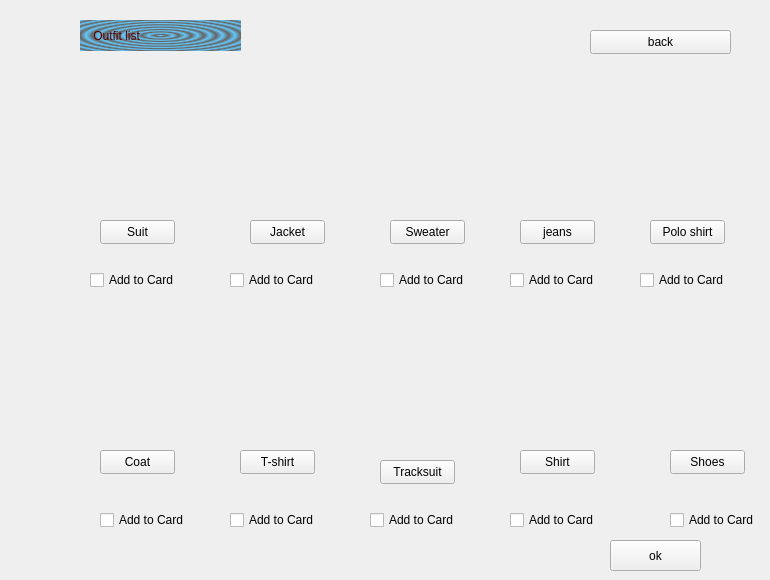
    <widget class="QWidget" name="outfitlist">
     <widget class="QLabel" name="label_9">
      <property name="geometry">
       <rect>
        <x>80</x>
        <y>20</y>
        <width>161</width>
        <height>31</height>
       </rect>
      </property>
      <property name="styleSheet">
       <string notr="true">background-color: qradialgradient(spread:repeat, cx:0.5, cy:0.5, radius:0.077, fx:0.5, fy:0.5, stop:0 rgba(0, 169, 255, 147), stop:0.497326 rgba(0, 0, 0, 147), stop:1 rgba(0, 169, 255, 147));
color: rgb(85, 0, 0);
font: 700 16pt &quot;Segoe UI&quot;;</string>
      </property>
      <property name="text">
       <string>    Outfit list</string>
      </property>
     </widget>
     <widget class="QPushButton" name="suit">
      <property name="geometry">
       <rect>
        <x>100</x>
        <y>220</y>
        <width>75</width>
        <height>24</height>
       </rect>
      </property>
      <property name="styleSheet">
       <string notr="true">background-color: qlineargradient(spread:pad, x1:0, y1:0, x2:1, y2:0, stop:0 rgba(245, 224, 176, 255), stop:0.09 rgba(246, 189, 237, 255), stop:0.14 rgba(194, 207, 246, 255), stop:0.19 rgba(184, 160, 168, 255), stop:0.25 rgba(171, 186, 248, 255), stop:0.32 rgba(243, 248, 224, 255), stop:0.385 rgba(249, 162, 183, 255), stop:0.47 rgba(100, 115, 124, 255), stop:0.58 rgba(251, 205, 202, 255), stop:0.65 rgba(170, 128, 185, 255), stop:0.75 rgba(252, 222, 204, 255), stop:0.805 rgba(206, 122, 218, 255), stop:0.86 rgba(254, 223, 175, 255), stop:0.91 rgba(254, 236, 244, 255), stop:1 rgba(255, 191, 221, 255));
font: 700 9pt &quot;Segoe UI&quot;;</string>
      </property>
      <property name="text">
       <string>Suit</string>
      </property>
     </widget>
     <widget class="QPushButton" name="sweater">
      <property name="geometry">
       <rect>
        <x>390</x>
        <y>220</y>
        <width>75</width>
        <height>24</height>
       </rect>
      </property>
      <property name="styleSheet">
       <string notr="true">background-color: qlineargradient(spread:pad, x1:0, y1:0, x2:1, y2:0, stop:0 rgba(245, 224, 176, 255), stop:0.09 rgba(246, 189, 237, 255), stop:0.14 rgba(194, 207, 246, 255), stop:0.19 rgba(184, 160, 168, 255), stop:0.25 rgba(171, 186, 248, 255), stop:0.32 rgba(243, 248, 224, 255), stop:0.385 rgba(249, 162, 183, 255), stop:0.47 rgba(100, 115, 124, 255), stop:0.58 rgba(251, 205, 202, 255), stop:0.65 rgba(170, 128, 185, 255), stop:0.75 rgba(252, 222, 204, 255), stop:0.805 rgba(206, 122, 218, 255), stop:0.86 rgba(254, 223, 175, 255), stop:0.91 rgba(254, 236, 244, 255), stop:1 rgba(255, 191, 221, 255));
font: 700 9pt &quot;Segoe UI&quot;;</string>
      </property>
      <property name="text">
       <string>Sweater</string>
      </property>
     </widget>
     <widget class="QPushButton" name="jacket">
      <property name="geometry">
       <rect>
        <x>250</x>
        <y>220</y>
        <width>75</width>
        <height>24</height>
       </rect>
      </property>
      <property name="styleSheet">
       <string notr="true">background-color: qlineargradient(spread:pad, x1:0, y1:0, x2:1, y2:0, stop:0 rgba(245, 224, 176, 255), stop:0.09 rgba(246, 189, 237, 255), stop:0.14 rgba(194, 207, 246, 255), stop:0.19 rgba(184, 160, 168, 255), stop:0.25 rgba(171, 186, 248, 255), stop:0.32 rgba(243, 248, 224, 255), stop:0.385 rgba(249, 162, 183, 255), stop:0.47 rgba(100, 115, 124, 255), stop:0.58 rgba(251, 205, 202, 255), stop:0.65 rgba(170, 128, 185, 255), stop:0.75 rgba(252, 222, 204, 255), stop:0.805 rgba(206, 122, 218, 255), stop:0.86 rgba(254, 223, 175, 255), stop:0.91 rgba(254, 236, 244, 255), stop:1 rgba(255, 191, 221, 255));
font: 700 9pt &quot;Segoe UI&quot;;</string>
      </property>
      <property name="text">
       <string>Jacket</string>
      </property>
     </widget>
     <widget class="QPushButton" name="coat">
      <property name="geometry">
       <rect>
        <x>100</x>
        <y>450</y>
        <width>75</width>
        <height>24</height>
       </rect>
      </property>
      <property name="styleSheet">
       <string notr="true">background-color: qlineargradient(spread:pad, x1:0, y1:0, x2:1, y2:0, stop:0 rgba(245, 224, 176, 255), stop:0.09 rgba(246, 189, 237, 255), stop:0.14 rgba(194, 207, 246, 255), stop:0.19 rgba(184, 160, 168, 255), stop:0.25 rgba(171, 186, 248, 255), stop:0.32 rgba(243, 248, 224, 255), stop:0.385 rgba(249, 162, 183, 255), stop:0.47 rgba(100, 115, 124, 255), stop:0.58 rgba(251, 205, 202, 255), stop:0.65 rgba(170, 128, 185, 255), stop:0.75 rgba(252, 222, 204, 255), stop:0.805 rgba(206, 122, 218, 255), stop:0.86 rgba(254, 223, 175, 255), stop:0.91 rgba(254, 236, 244, 255), stop:1 rgba(255, 191, 221, 255));
font: 700 9pt &quot;Segoe UI&quot;;</string>
      </property>
      <property name="text">
       <string>Coat</string>
      </property>
     </widget>
     <widget class="QPushButton" name="tshirt">
      <property name="geometry">
       <rect>
        <x>240</x>
        <y>450</y>
        <width>75</width>
        <height>24</height>
       </rect>
      </property>
      <property name="styleSheet">
       <string notr="true">background-color: qlineargradient(spread:pad, x1:0, y1:0, x2:1, y2:0, stop:0 rgba(245, 224, 176, 255), stop:0.09 rgba(246, 189, 237, 255), stop:0.14 rgba(194, 207, 246, 255), stop:0.19 rgba(184, 160, 168, 255), stop:0.25 rgba(171, 186, 248, 255), stop:0.32 rgba(243, 248, 224, 255), stop:0.385 rgba(249, 162, 183, 255), stop:0.47 rgba(100, 115, 124, 255), stop:0.58 rgba(251, 205, 202, 255), stop:0.65 rgba(170, 128, 185, 255), stop:0.75 rgba(252, 222, 204, 255), stop:0.805 rgba(206, 122, 218, 255), stop:0.86 rgba(254, 223, 175, 255), stop:0.91 rgba(254, 236, 244, 255), stop:1 rgba(255, 191, 221, 255));
font: 700 9pt &quot;Segoe UI&quot;;</string>
      </property>
      <property name="text">
       <string>T-shirt</string>
      </property>
     </widget>
     <widget class="QPushButton" name="polo_shirt">
      <property name="geometry">
       <rect>
        <x>650</x>
        <y>220</y>
        <width>75</width>
        <height>24</height>
       </rect>
      </property>
      <property name="styleSheet">
       <string notr="true">background-color: qlineargradient(spread:pad, x1:0, y1:0, x2:1, y2:0, stop:0 rgba(245, 224, 176, 255), stop:0.09 rgba(246, 189, 237, 255), stop:0.14 rgba(194, 207, 246, 255), stop:0.19 rgba(184, 160, 168, 255), stop:0.25 rgba(171, 186, 248, 255), stop:0.32 rgba(243, 248, 224, 255), stop:0.385 rgba(249, 162, 183, 255), stop:0.47 rgba(100, 115, 124, 255), stop:0.58 rgba(251, 205, 202, 255), stop:0.65 rgba(170, 128, 185, 255), stop:0.75 rgba(252, 222, 204, 255), stop:0.805 rgba(206, 122, 218, 255), stop:0.86 rgba(254, 223, 175, 255), stop:0.91 rgba(254, 236, 244, 255), stop:1 rgba(255, 191, 221, 255));
font: 700 9pt &quot;Segoe UI&quot;;</string>
      </property>
      <property name="text">
       <string>Polo shirt</string>
      </property>
     </widget>
     <widget class="QPushButton" name="tracksuit">
      <property name="geometry">
       <rect>
        <x>380</x>
        <y>460</y>
        <width>75</width>
        <height>24</height>
       </rect>
      </property>
      <property name="styleSheet">
       <string notr="true">background-color: qlineargradient(spread:pad, x1:0, y1:0, x2:1, y2:0, stop:0 rgba(245, 224, 176, 255), stop:0.09 rgba(246, 189, 237, 255), stop:0.14 rgba(194, 207, 246, 255), stop:0.19 rgba(184, 160, 168, 255), stop:0.25 rgba(171, 186, 248, 255), stop:0.32 rgba(243, 248, 224, 255), stop:0.385 rgba(249, 162, 183, 255), stop:0.47 rgba(100, 115, 124, 255), stop:0.58 rgba(251, 205, 202, 255), stop:0.65 rgba(170, 128, 185, 255), stop:0.75 rgba(252, 222, 204, 255), stop:0.805 rgba(206, 122, 218, 255), stop:0.86 rgba(254, 223, 175, 255), stop:0.91 rgba(254, 236, 244, 255), stop:1 rgba(255, 191, 221, 255));
font: 700 9pt &quot;Segoe UI&quot;;</string>
      </property>
      <property name="text">
       <string>Tracksuit</string>
      </property>
     </widget>
     <widget class="QPushButton" name="shirt">
      <property name="geometry">
       <rect>
        <x>520</x>
        <y>450</y>
        <width>75</width>
        <height>24</height>
       </rect>
      </property>
      <property name="styleSheet">
       <string notr="true">background-color: qlineargradient(spread:pad, x1:0, y1:0, x2:1, y2:0, stop:0 rgba(245, 224, 176, 255), stop:0.09 rgba(246, 189, 237, 255), stop:0.14 rgba(194, 207, 246, 255), stop:0.19 rgba(184, 160, 168, 255), stop:0.25 rgba(171, 186, 248, 255), stop:0.32 rgba(243, 248, 224, 255), stop:0.385 rgba(249, 162, 183, 255), stop:0.47 rgba(100, 115, 124, 255), stop:0.58 rgba(251, 205, 202, 255), stop:0.65 rgba(170, 128, 185, 255), stop:0.75 rgba(252, 222, 204, 255), stop:0.805 rgba(206, 122, 218, 255), stop:0.86 rgba(254, 223, 175, 255), stop:0.91 rgba(254, 236, 244, 255), stop:1 rgba(255, 191, 221, 255));
font: 700 9pt &quot;Segoe UI&quot;;</string>
      </property>
      <property name="text">
       <string>Shirt</string>
      </property>
     </widget>
     <widget class="QPushButton" name="shoes">
      <property name="geometry">
       <rect>
        <x>670</x>
        <y>450</y>
        <width>75</width>
        <height>24</height>
       </rect>
      </property>
      <property name="styleSheet">
       <string notr="true">background-color: qlineargradient(spread:pad, x1:0, y1:0, x2:1, y2:0, stop:0 rgba(245, 224, 176, 255), stop:0.09 rgba(246, 189, 237, 255), stop:0.14 rgba(194, 207, 246, 255), stop:0.19 rgba(184, 160, 168, 255), stop:0.25 rgba(171, 186, 248, 255), stop:0.32 rgba(243, 248, 224, 255), stop:0.385 rgba(249, 162, 183, 255), stop:0.47 rgba(100, 115, 124, 255), stop:0.58 rgba(251, 205, 202, 255), stop:0.65 rgba(170, 128, 185, 255), stop:0.75 rgba(252, 222, 204, 255), stop:0.805 rgba(206, 122, 218, 255), stop:0.86 rgba(254, 223, 175, 255), stop:0.91 rgba(254, 236, 244, 255), stop:1 rgba(255, 191, 221, 255));
font: 700 9pt &quot;Segoe UI&quot;;</string>
      </property>
      <property name="text">
       <string>Shoes</string>
      </property>
     </widget>
     <widget class="QPushButton" name="jeans">
      <property name="geometry">
       <rect>
        <x>520</x>
        <y>220</y>
        <width>75</width>
        <height>24</height>
       </rect>
      </property>
      <property name="styleSheet">
       <string notr="true">background-color: qlineargradient(spread:pad, x1:0, y1:0, x2:1, y2:0, stop:0 rgba(245, 224, 176, 255), stop:0.09 rgba(246, 189, 237, 255), stop:0.14 rgba(194, 207, 246, 255), stop:0.19 rgba(184, 160, 168, 255), stop:0.25 rgba(171, 186, 248, 255), stop:0.32 rgba(243, 248, 224, 255), stop:0.385 rgba(249, 162, 183, 255), stop:0.47 rgba(100, 115, 124, 255), stop:0.58 rgba(251, 205, 202, 255), stop:0.65 rgba(170, 128, 185, 255), stop:0.75 rgba(252, 222, 204, 255), stop:0.805 rgba(206, 122, 218, 255), stop:0.86 rgba(254, 223, 175, 255), stop:0.91 rgba(254, 236, 244, 255), stop:1 rgba(255, 191, 221, 255));
font: 700 9pt &quot;Segoe UI&quot;;</string>
      </property>
      <property name="text">
       <string>jeans</string>
      </property>
     </widget>
     <widget class="QPushButton" name="outfitback">
      <property name="geometry">
       <rect>
        <x>590</x>
        <y>30</y>
        <width>141</width>
        <height>24</height>
       </rect>
      </property>
      <property name="styleSheet">
       <string notr="true">background-color: qlineargradient(spread:pad, x1:0, y1:0, x2:1, y2:0, stop:0 rgba(245, 224, 176, 255), stop:0.09 rgba(246, 189, 237, 255), stop:0.14 rgba(194, 207, 246, 255), stop:0.19 rgba(184, 160, 168, 255), stop:0.25 rgba(171, 186, 248, 255), stop:0.32 rgba(243, 248, 224, 255), stop:0.385 rgba(249, 162, 183, 255), stop:0.47 rgba(100, 115, 124, 255), stop:0.58 rgba(251, 205, 202, 255), stop:0.65 rgba(170, 128, 185, 255), stop:0.75 rgba(252, 222, 204, 255), stop:0.805 rgba(206, 122, 218, 255), stop:0.86 rgba(254, 223, 175, 255), stop:0.91 rgba(254, 236, 244, 255), stop:1 rgba(255, 191, 221, 255));
font: 700 10pt &quot;Segoe UI&quot;;</string>
      </property>
      <property name="text">
       <string>back</string>
      </property>
     </widget>
     <widget class="QLabel" name="label_52">
      <property name="geometry">
       <rect>
        <x>100</x>
        <y>90</y>
        <width>81</width>
        <height>101</height>
       </rect>
      </property>
      <property name="styleSheet">
       <string notr="true">image: url(:/new/prefix1/outfit/Suit-1.jpg);</string>
      </property>
      <property name="text">
       <string/>
      </property>
     </widget>
     <widget class="QLabel" name="label_53">
      <property name="geometry">
       <rect>
        <x>370</x>
        <y>330</y>
        <width>101</width>
        <height>101</height>
       </rect>
      </property>
      <property name="styleSheet">
       <string notr="true">image: url(:/new/prefix1/outfit/Tracksuit.jpg);</string>
      </property>
      <property name="text">
       <string/>
      </property>
     </widget>
     <widget class="QLabel" name="label_54">
      <property name="geometry">
       <rect>
        <x>240</x>
        <y>90</y>
        <width>101</width>
        <height>111</height>
       </rect>
      </property>
      <property name="styleSheet">
       <string notr="true">image: url(:/new/prefix1/outfit/jacket.jpg);</string>
      </property>
      <property name="text">
       <string/>
      </property>
     </widget>
     <widget class="QLabel" name="label_55">
      <property name="geometry">
       <rect>
        <x>510</x>
        <y>110</y>
        <width>121</width>
        <height>101</height>
       </rect>
      </property>
      <property name="styleSheet">
       <string notr="true">image: url(:/new/prefix1/outfit/jeans.jpg);</string>
      </property>
      <property name="text">
       <string/>
      </property>
     </widget>
     <widget class="QLabel" name="label_56">
      <property name="geometry">
       <rect>
        <x>370</x>
        <y>90</y>
        <width>121</width>
        <height>121</height>
       </rect>
      </property>
      <property name="styleSheet">
       <string notr="true">image: url(:/new/prefix1/outfit/sweater.jpg);</string>
      </property>
      <property name="text">
       <string/>
      </property>
     </widget>
     <widget class="QLabel" name="label_57">
      <property name="geometry">
       <rect>
        <x>90</x>
        <y>330</y>
        <width>91</width>
        <height>111</height>
       </rect>
      </property>
      <property name="styleSheet">
       <string notr="true">image: url(:/new/prefix1/outfit/coat.jpeg);</string>
      </property>
      <property name="text">
       <string/>
      </property>
     </widget>
     <widget class="QLabel" name="label_58">
      <property name="geometry">
       <rect>
        <x>230</x>
        <y>330</y>
        <width>91</width>
        <height>101</height>
       </rect>
      </property>
      <property name="styleSheet">
       <string notr="true">image: url(:/new/prefix1/outfit/Tshirt.jpg);</string>
      </property>
      <property name="text">
       <string/>
      </property>
     </widget>
     <widget class="QLabel" name="label_59">
      <property name="geometry">
       <rect>
        <x>640</x>
        <y>110</y>
        <width>91</width>
        <height>91</height>
       </rect>
      </property>
      <property name="styleSheet">
       <string notr="true">image: url(:/new/prefix1/outfit/polo-t-shirt.jpg);</string>
      </property>
      <property name="text">
       <string/>
      </property>
     </widget>
     <widget class="QLabel" name="label_60">
      <property name="geometry">
       <rect>
        <x>510</x>
        <y>330</y>
        <width>91</width>
        <height>111</height>
       </rect>
      </property>
      <property name="styleSheet">
       <string notr="true">image: url(:/new/prefix1/outfit/shirt.jpeg);</string>
      </property>
      <property name="text">
       <string/>
      </property>
     </widget>
     <widget class="QLabel" name="label_61">
      <property name="geometry">
       <rect>
        <x>660</x>
        <y>310</y>
        <width>91</width>
        <height>131</height>
       </rect>
      </property>
      <property name="styleSheet">
       <string notr="true">image: url(:/new/prefix1/outfit/shoes.jpg);</string>
      </property>
      <property name="text">
       <string/>
      </property>
     </widget>
     <widget class="QCheckBox" name="add_suit">
      <property name="geometry">
       <rect>
        <x>90</x>
        <y>270</y>
        <width>91</width>
        <height>20</height>
       </rect>
      </property>
      <property name="text">
       <string>Add to Card</string>
      </property>
     </widget>
     <widget class="QCheckBox" name="add_jacket">
      <property name="geometry">
       <rect>
        <x>230</x>
        <y>270</y>
        <width>91</width>
        <height>20</height>
       </rect>
      </property>
      <property name="text">
       <string>Add to Card</string>
      </property>
     </widget>
     <widget class="QCheckBox" name="add_sweater">
      <property name="geometry">
       <rect>
        <x>380</x>
        <y>270</y>
        <width>91</width>
        <height>20</height>
       </rect>
      </property>
      <property name="text">
       <string>Add to Card</string>
      </property>
     </widget>
     <widget class="QCheckBox" name="add_jeans">
      <property name="geometry">
       <rect>
        <x>510</x>
        <y>270</y>
        <width>91</width>
        <height>20</height>
       </rect>
      </property>
      <property name="text">
       <string>Add to Card</string>
      </property>
     </widget>
     <widget class="QCheckBox" name="add_polo_shirt">
      <property name="geometry">
       <rect>
        <x>640</x>
        <y>270</y>
        <width>91</width>
        <height>20</height>
       </rect>
      </property>
      <property name="text">
       <string>Add to Card</string>
      </property>
     </widget>
     <widget class="QCheckBox" name="add_coat">
      <property name="geometry">
       <rect>
        <x>100</x>
        <y>510</y>
        <width>91</width>
        <height>20</height>
       </rect>
      </property>
      <property name="text">
       <string>Add to Card</string>
      </property>
     </widget>
     <widget class="QCheckBox" name="add_tshirt">
      <property name="geometry">
       <rect>
        <x>230</x>
        <y>510</y>
        <width>91</width>
        <height>20</height>
       </rect>
      </property>
      <property name="text">
       <string>Add to Card</string>
      </property>
     </widget>
     <widget class="QCheckBox" name="add_tracksuit">
      <property name="geometry">
       <rect>
        <x>370</x>
        <y>510</y>
        <width>91</width>
        <height>20</height>
       </rect>
      </property>
      <property name="text">
       <string>Add to Card</string>
      </property>
     </widget>
     <widget class="QCheckBox" name="add_shirt">
      <property name="geometry">
       <rect>
        <x>510</x>
        <y>510</y>
        <width>91</width>
        <height>20</height>
       </rect>
      </property>
      <property name="text">
       <string>Add to Card</string>
      </property>
     </widget>
     <widget class="QCheckBox" name="add_shoes">
      <property name="geometry">
       <rect>
        <x>670</x>
        <y>510</y>
        <width>91</width>
        <height>20</height>
       </rect>
      </property>
      <property name="text">
       <string>Add to Card</string>
      </property>
     </widget>
     <widget class="QPushButton" name="addtototaloutfit">
      <property name="geometry">
       <rect>
        <x>610</x>
        <y>540</y>
        <width>91</width>
        <height>31</height>
       </rect>
      </property>
      <property name="text">
       <string>ok</string>
      </property>
     </widget>
    </widget>
